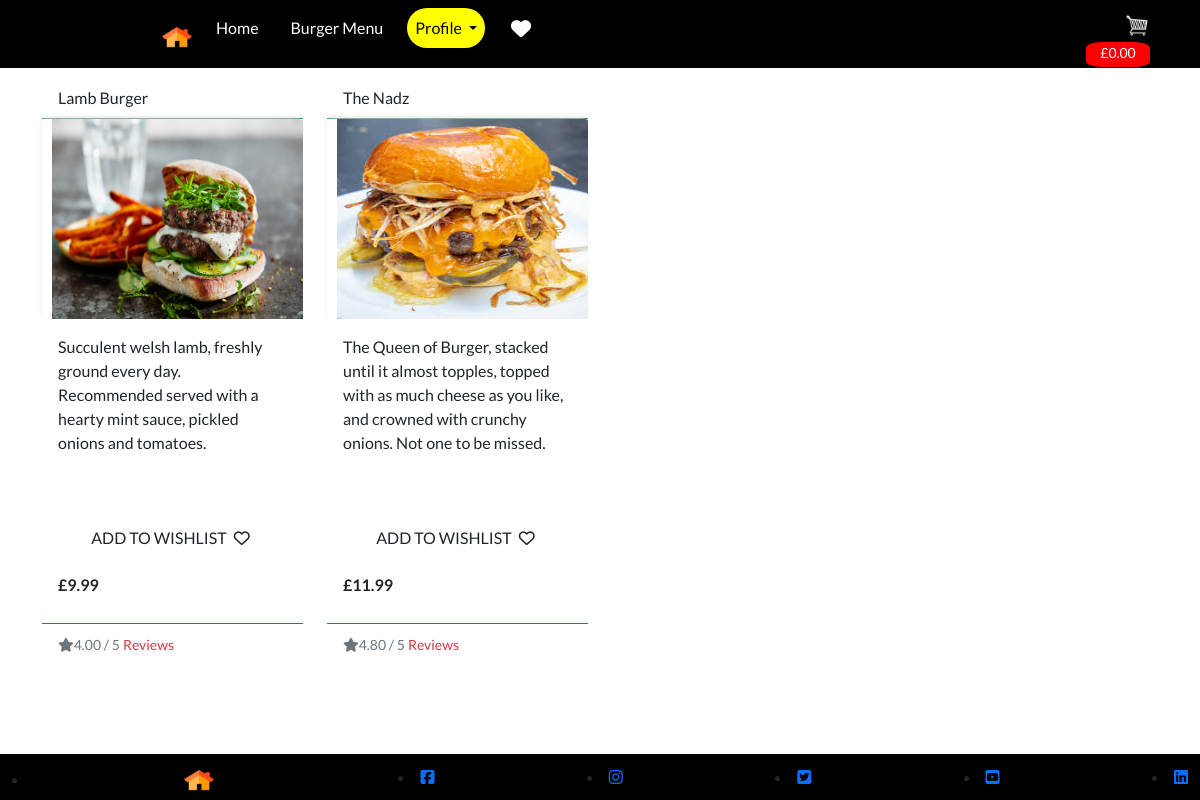
The app's page /store/store/ with its own data.
### store/models.py (models this page shows, shortened)
class Product(models.Model):
    name = models.CharField(max_length=255, unique=True)
    price = models.DecimalField(
        max_digits=9,
        decimal_places=2
        )
    image = models.ImageField(null=True, blank=True)
    quantity = models.IntegerField()
    description = models.TextField()
    rating = models.DecimalField(max_digits=6, decimal_places=2, null=True, blank=True)
    categories = models.ManyToManyField(Category)
    class Meta:
        db_table = 'products'
    @property
    def imageURL(self):
        try:
            url = self.image.url
        except:
            url = ''
        return url

### store/views.py (the view)
# urls.py: path('store/', include('store.urls')),
def store(request):
    products = Product.objects.all()
    context = {'products': products}
    return render(request, 'store/store.html', context)

### cart/contexts.py (called while the page is built, shortened)
def cart_contents(request):
    cart_items = []
    total = 0
    product_count = 0
    delivery = 0
    cart = request.session.get('cart', {})
    grand_total = delivery + total
    context = {
        'cart_items': cart_items,
        'total': total,
        'product_count': product_count,
        'delivery': delivery,
        'grand_total': grand_total,
    }
    return context

### store/templates/store/store.html (shortened to what this page needs)
{% extends "base.html" %}
{% load static %}
{% block content %}
<div class="container">
  <div class="row">
    {% for product in products %}
    <div class="col-sm-6 col-md-6 col-lg-4 col-xl-3">
      <div class="card h-100 border-0">
        <div class="card-header bg-transparent border-success">
          {{product.name}}
        </div>
        <a href="{% url 'product_detail' product.id %}">
          <img src="{{product.imageURL}}" class="card-img-top thumbnail" alt="...">
        </a>
        <div class="card-body">
          <p class="mb-3">
            {{ product.description}}
          </p>
          <form class="form update-form text-center" method="POST" action="">
            <button class="btn btn-black rounded-0 text-uppercase mt-5 mb-1">Add to wishlist <i
                class="far fa-heart pulsate-heart"></i></button>
          </form>
          <div>
            <h4></h4><strong>£{{product.price|floatformat:2}}</strong></h4>
          </div>
        </div>
        <div class="card-footer bg-transparent border-success">
          {% if product.rating %}
          <small class="text-muted"><i class="fas fa-star mr-1"></i>{{ product.rating }} / 5</small>
          <small class="ml-3">
            <a class="text-danger" href="{% url 'review' %}">Reviews</a>
          </small>
          {% else %}
          <small class="text-muted">No Rating</small>
          {% endif %}
        </div>
      </div>
    </div>
    {% endfor %}
  </div>
</div>
{% endblock %}

### static/css/main.css (style rules this page uses)
* { box-sizing: border-box; }
body { font-family: 'Lato', sans-serif; overflow-x: hidden; margin: 0; }
body, html { height: 100%; }
.container { padding-bottom:3rem; }
.thumbnail { width: 100%; min-width: 200px; height: 200px; box-shadow: -1px -3px 5px -2px rgba(214, 214, 214, 1); padding-left: 10px; }
.card { margin-bottom: 10px; }
.col-lg-4, .col-lg-6, .col-lg-8, .col-lg-12 { margin-top: 10px; }
.btn { border-radius: 0; width: 100%; }
a { text-decoration: none; }
.row > div { vertical-align: middle; }
.pulsate-heart { height: 1.5rem; width: 1.5rem; box-shadow: 0 0 0 0 rgba(0, 0, 0, 1); transform: scale(1); animation: heart 5s infinite; }

### records on screen
Product: name "Lamb Burger", imageURL (picture), description "Succulent welsh lamb, freshly ground every day. Recommended served with a hearty mint sauce, pickled onions and tomatoes.", price "9.99", rating "4.00"
Product: name "The Nadz", imageURL (picture), description "The Queen of Burger, stacked until it almost topples, topped with as much cheese as you like, and crowned with crunchy onions. Not one to be missed.", price "11.99", rating "4.80"
